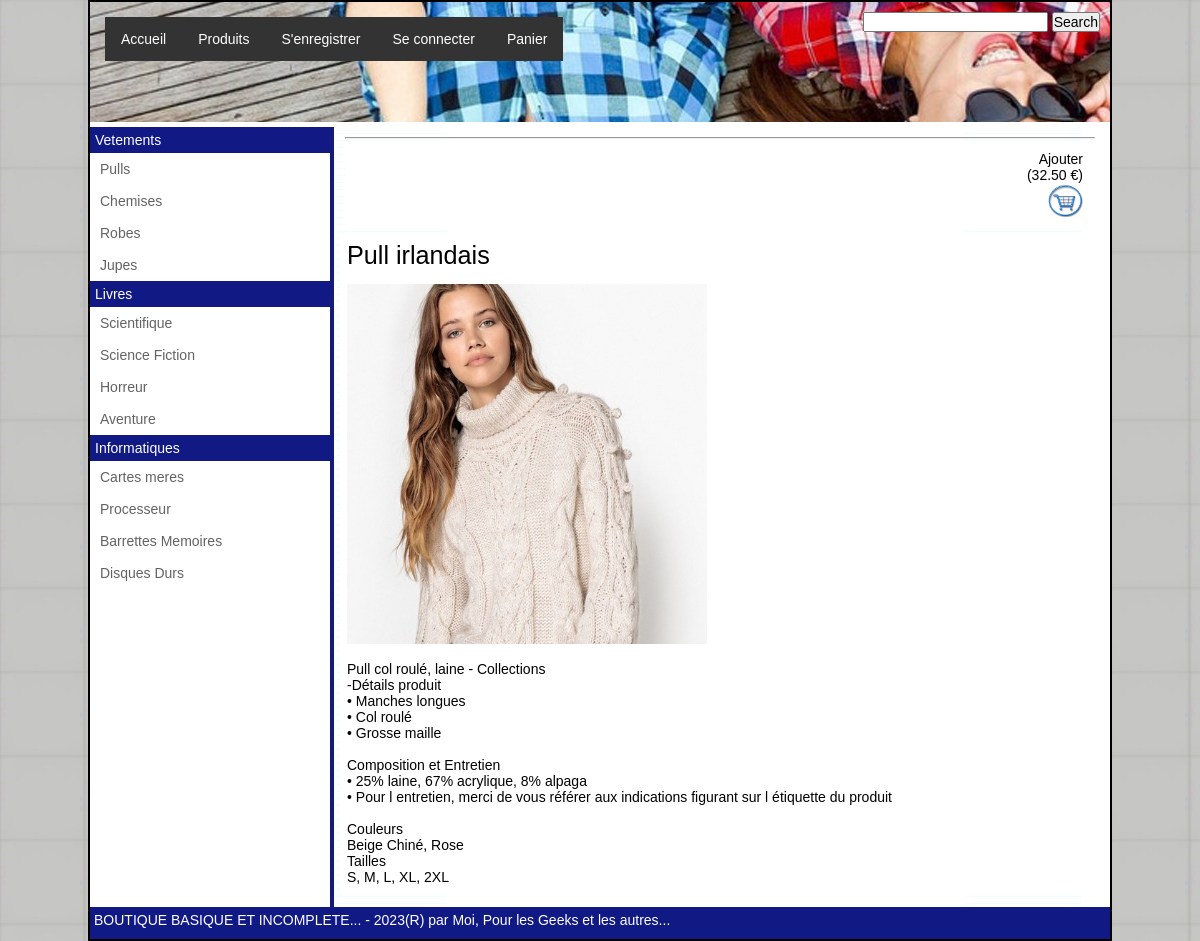
Page /index.php?idart=4 on the committed database.
### tables this page shows
CREATE TABLE `sous_categories` (
  `idsscategorie` int(11) NOT NULL,
  `nomsscategorie` varchar(48) NOT NULL,
  `idcategorieparent` int(11) NOT NULL
);

CREATE TABLE `produits` (
  `idArticle` int(11) NOT NULL,
  `nomArticle` varchar(64) DEFAULT NULL,
  `idSscategorie` int(11) DEFAULT NULL,
  `photoArticle` varchar(127) DEFAULT NULL,
  `descArticle` longtext,
  `prixArticle` decimal(5,2) DEFAULT NULL
);

### controllers/ctrl_main.php (called while the page is built, shortened)
<?php
require_once ("tools/config.php");
require_once ("tools/multiload.php");
$id_ssCat=0;
$id_Art=0;
if (isset($_GET['idsscat'])) {
    if(!empty($_GET["idsscat"])){
        $id_ssCat = protect_montexte($_GET["idsscat"]);
    }
    if( $id_ssCat <> 0){
        $modArticles = new ModArticles();
        $articles = $modArticles->getArticlesofSsCat($id_ssCat);
        $str_inc = "views/view_detailsCategorie.php";
    }
} else if (isset($_GET['idart'])) {
    if(!empty($_GET["idart"])){
        $id_Art = protect_montexte($_GET["idart"]);
    }
    if( $id_Art <> 0){
        $modArticles = new ModArticles();
        $article = $modArticles->getArticle($id_Art);
    }
} else if(isset($txtSearch) && !empty($txtSearch)){
    $str_inc ="resultSearch.php";
} else if(isset($_GET['all'])){
    $modArticles = new ModArticles();
    $allArticles = $modArticles->getAllArticles();
    $str_inc ="views/view_afficherall.php";
} else if(isset($_GET['act'])){
    $str_inc ="views/view_afficherpanier.php";
}else {
    $str_inc ="views/view_bienvenue.html";
}
require_once ("views/view_index.php");

### index.php (called while the page is built)
<?php
require_once ("controllers/ctrl_main.php");

### tools/multiload.php (called while the page is built, shortened)
<?php
spl_autoload_register(function ($className) {
    $dirs = ['models','tools'];
    try {
        foreach ($dirs as $dir) {
            $f = "$dir/$className.php";
            if (file_exists($f)) {
                $err = false;
                break;
            }
        }
    } catch (Exception $e) {
        echo "erreur : " . $e->getMessage();
        die();
    }
});

### models/modcategories.php (called while the page is built)
<?php
class ModCategories implements Conn_db
{
    private $conn;
    public function __construct()
    {
        try {
            $dsn = "mysql:host=localhost;dbname=".self::C_dbname;
            $this->conn = new PDO($dsn, self::C_dbuser, self::C_dbpass, array(PDO::ATTR_ERRMODE => PDO::ERRMODE_EXCEPTION));
        } catch (PDOException $p) {
            die('Erreur de connexion. Err : ' . $p->getMessage());
        }
    }
    public function getAllcategories()
    {
        $query = "SELECT * FROM categories";
        $res = $this->conn->query($query);
        return $res;
    }
    public function getSousCategories($id)
    {
        $query = "SELECT * FROM sous_categories where idcategorieparent = :idcat";
        $stmt = $this->conn->prepare($query);
        $stmt->bindParam(':idcat', $id, PDO::PARAM_INT);
        $stmt->execute();
        return $stmt;
    }
}

### models/modleftmenu.php (called while the page is built)
<?php
class ModLeftMenu
{
    public function buildLeftMenu()
    {
        $cat = new ModCategories();
        $qry_result = $cat->getAllcategories();
        $res = [];
        while ($row = $qry_result->fetch(PDO::FETCH_ASSOC)) {
            $res[$row['nomcategorie']] = [];
            $ssres = $cat->getSousCategories($row['idcategorie']);
            while($row_Ss = $ssres->fetch(PDO::FETCH_ASSOC)){
                array_push($res[$row['nomcategorie']], [$row_Ss['idsscategorie'],$row_Ss['nomsscategorie']]);
            }
        }
        return  $res;
    }
}

### models/modarticles.php (called while the page is built, shortened)
<?php
class ModArticles implements Conn_db
{
    private $conn;
    public function __construct()
    {
        try {
            $dsn = "mysql:host=localhost;dbname=".self::C_dbname;
            $this->conn = new PDO($dsn, self::C_dbuser, self::C_dbpass, array(PDO::ATTR_ERRMODE => PDO::ERRMODE_EXCEPTION));
        } catch (PDOException $p) {
            die('Erreur de connexion. Err : ' . $p->getMessage());
        }
    }
    function getArticle($idArt){
        $query = "SELECT * FROM produits where idarticle = :idart";
        $stmt = $this->conn->prepare($query);
        $stmt->bindParam(':idart', $idArt, PDO::PARAM_INT);
        $stmt->execute();
        return $stmt;
    }
}

### tools/config.php (called while the page is built, shortened)
<?php
function protect_montexte($montexte) {
    $montexte = trim($montexte);
    $montexte = stripslashes($montexte);
    $montexte = htmlspecialchars($montexte);
    return $montexte;
}

### views/view_article.php (the view)
<?php
$return_string="";
if($article->rowCount() > 0 ){
    while($row = $article->fetch(PDO::FETCH_ASSOC)) {
        $return_string .= '<hr><p class="ajoutpanier">Ajouter<br>('.$row['prixArticle'].' €)<br>';
        $return_string .= '<a href="miscs/ajoutpanier.php?idart='.$row['idArticle'].'"><img src="assets/img/panier.jpg" width=36 height=36></a>';
        $return_string .= '<br></p>'."\n";
        $return_string .= '<p class="titrearticle">'.utf8_encode($row['nomArticle']).'</p>'  .  "\n";
        $return_string .= '<p><img src="'.$row['photoArticle'].'" alt="'. $row['nomArticle'] .'" width=360 height=360></p>'."\n";
        $return_string .= '<p>'.utf8_encode($row['descArticle']).'</p>';
    }
}else {
    $return_string .= '<h1>Article introuvable ...</h1>';
}
echo $return_string;

### views/view_left_menu.php
<?php
$menu_string = '<ul>';
foreach ($resLeftMenu as $catM => $SsCats) {
    $menu_string  .= '<li class="licategorie">' . $catM . '</li>';
    foreach ($SsCats as $SsCatName) {
        $menu_string .= '<li class="lisscategorie">';
        $menu_string .= '<a href="index.php?idsscat=' . $SsCatName[0] . '">' . $SsCatName[1] . '</a>';
        $menu_string .= '</li>';
    }
}
$menu_string .= '</ul>';
echo $menu_string;

### assets/css/index.css (style rules this page uses)
*,html { padding : 0px; margin : 0px; font-family: Arial, Helvetica, sans-serif; font-size: 14px; box-sizing: border-box; }
body { background-image: url("../img/bgBazar.jpg"); background-repeat: both; }
#contentblock a { text-decoration: none; }
#contentblock p { background-color: white; text-justify: auto; color:#000000; padding: 7px; }
.licategorie { background-color: #111985; color: white; padding: 5px; }
#leftmenu ul { list-style-type: none; margin: 0; padding: 0; }
#leftmenu li a { color: rgb(99, 99, 99); text-decoration: none; white-space: nowrap; display: block; padding: 8px 10px ; }
.titrearticle { font-size: 1.8em; }
.ajoutpanier { background-color: rgb(100, 180, 240); padding: 5px; margin: 5px; border: 0px; text-align: right; }

### rows in the picture
sous_categories: nomsscategorie "Pulls"
sous_categories: nomsscategorie "Chemises"
sous_categories: nomsscategorie "Robes"
sous_categories: nomsscategorie "Jupes"
sous_categories: nomsscategorie "Scientifique"
sous_categories: nomsscategorie "Science Fiction"
sous_categories: nomsscategorie "Horreur"
sous_categories: nomsscategorie "Aventure"
sous_categories: nomsscategorie "Cartes meres"
sous_categories: nomsscategorie "Processeur"
sous_categories: nomsscategorie "Barrettes Memoires"
sous_categories: nomsscategorie "Disques Durs"
produits: prixArticle "32.50", nomArticle "Pull irlandais", photoArticle (picture), descArticle "Pull col roulé, laine - Collections -Détails produit • Manches longues • Col roulé • Grosse maille Composition et Entretien • 25% laine, 67% acrylique, 8% alpaga • Pour l entretien, merci de vous référer aux indications figurant sur l étiquette du produit Couleurs Beige Chiné, Rose Tailles S, M, L, XL, 2XL"

### other values in the picture
$catM "Vetements"
$catM "Livres"
$catM "Informatiques"
$sitetitle "BOUTIQUE BASIQUE ET INCOMPLETE..."
$siteslogan "Pour les Geeks et les autres..."
